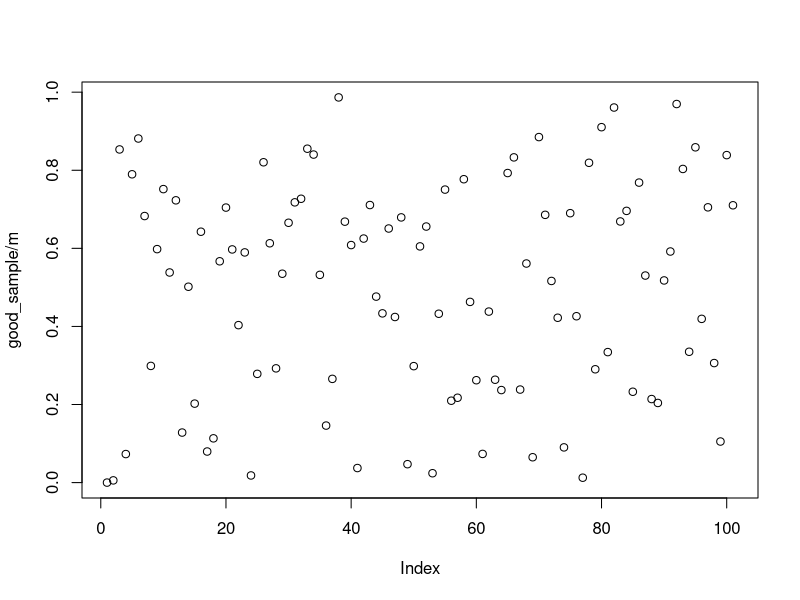
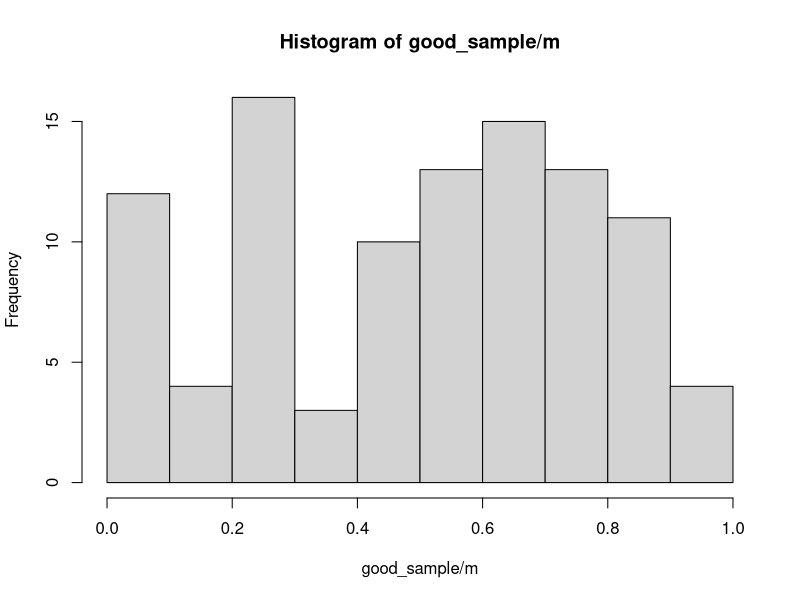
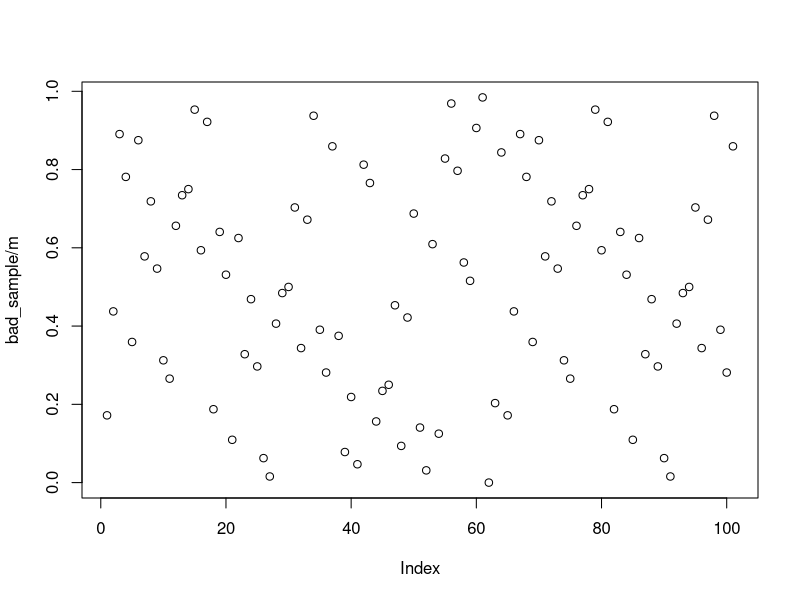
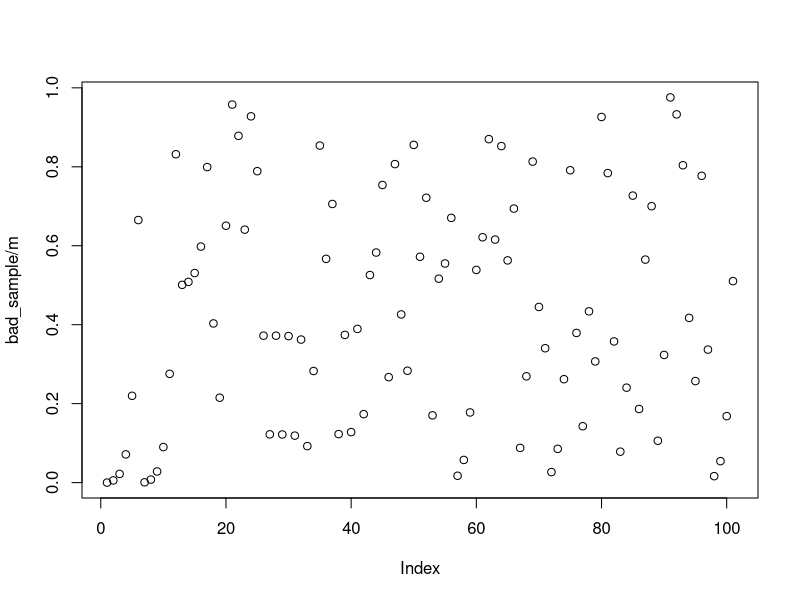
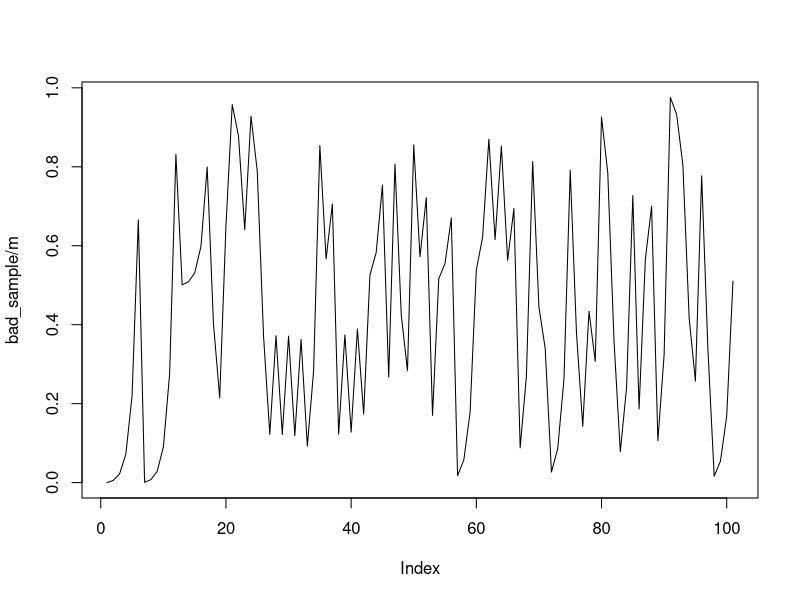
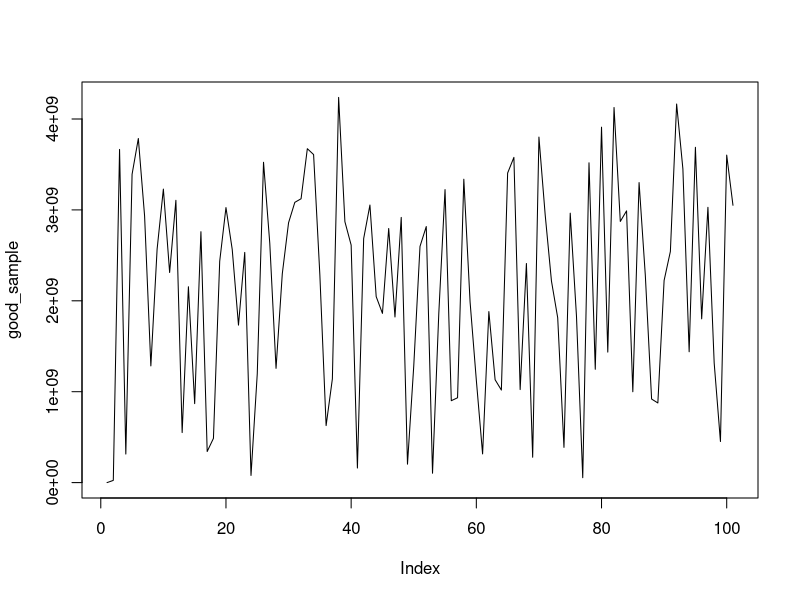
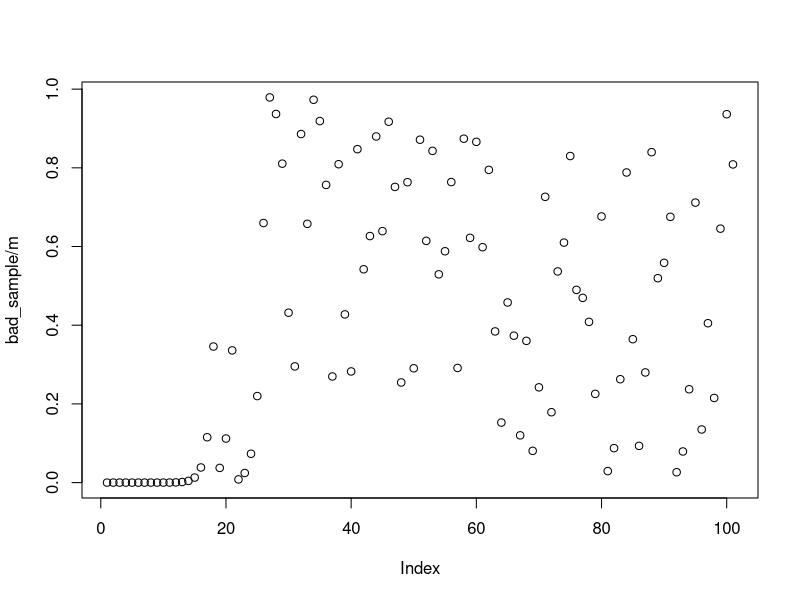
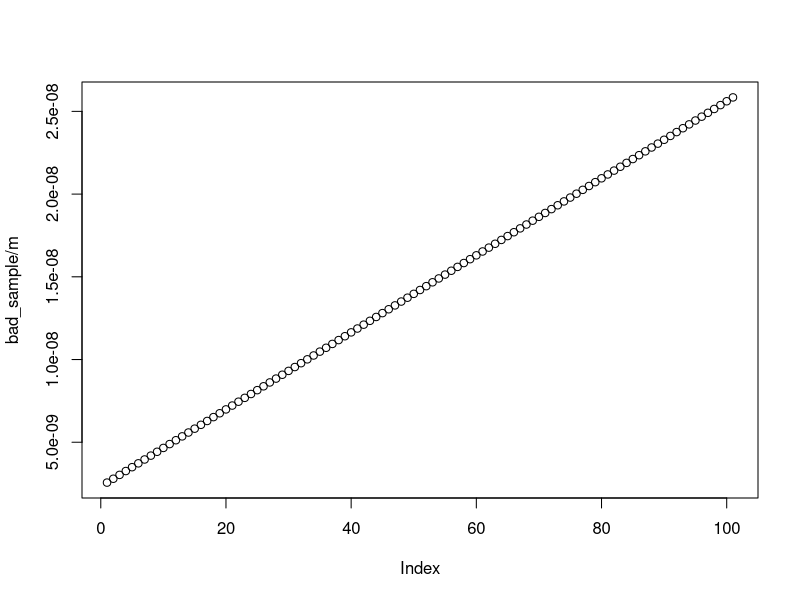

These figures' R source, in order: (Note: this script raises an error after producing the figures.)
# fonction générale qui accepte en entrée paramétres a, b, m, et un germe x0,
# et produit un nombre pseudoaléatoire selon un générateur congruentiel linéaire
gcl <- function(a, b, m, x0) (a*x0 + b) %% m #symbole modulo => %%

# taille de l'échantillon à produire
n <- 100



# bon choix de paramètres
m <- 2^32
a <- 69069
b <- 23606797

# choix du germe
x0 <- 11
# initialisation d'un vecteur vide qui contiendra l'échantillon obtenu
good_sample <- rep(0, n+1)
good_sample[1] <- x0
# exécution du générateur
for(i in 1:n){
  
  good_sample[i+1] <- gcl(a, b, m, good_sample[i])
  
}
# représentation graphique
plot(good_sample/m)
hist(good_sample/m)



# mauvais choix de paramétres (courte période -> répétition)
m <- 2^6
a <- 69069
b <- 23606797

# choix du germe
x0 <- 11
# initialisation d'un vecteur vide qui contiendra l'échantillon obtenu
bad_sample <- rep(0, n+1)
bad_sample[1] <- x0
# exécution du générateur
for(i in 1:n){
  
  bad_sample[i+1] <- gcl(a, b, m, bad_sample[i])
  
}
# représentation graphique
plot(bad_sample/m)



# mauvais choix de paramétres (a trop petit -> corrélation)
m <- 2^32
a <- 3
b <- 23606797

# choix du germe
x0 <- 11
# initialisation d'un vecteur vide qui contiendra l'échantillon obtenu
bad_sample <- rep(0, n+1)
bad_sample[1] <- x0
# exécution du générateur
for(i in 1:n){
  
  bad_sample[i+1] <- gcl(a, b, m, bad_sample[i])
  
}
# représentation graphique
plot(bad_sample/m)
plot(bad_sample/m, type="l")
plot(good_sample, type="l")



# trés mauvais choix de paramétres (a et b petits -> trés long avant de "mixer" é partir d'un petit germe)
m <- 2^32
a <- 3
b <- 1

# choix du germe
x0 <- 11
# initialisation d'un vecteur vide qui contiendra l'échantillon obtenu
bad_sample <- rep(0, n+1)
bad_sample[1] <- x0
# exécution du générateur
for(i in 1:n){
  
  bad_sample[i+1] <- gcl(a, b, m, bad_sample[i])
  
}
# représentation graphique
plot(bad_sample/m)



# trés mauvais choix de paramétres (a=1 -> suite affine)
m <- 2^32
a <- 1
b <- 1

# choix du germe
x0 <- 11
# initialisation d'un vecteur vide qui contiendra l'échantillon obtenu
bad_sample <- rep(0, n+1)
bad_sample[1] <- x0
# exécution du générateur
for(i in 1:n){
  
  bad_sample[i+1] <- gcl(a, b, m, bad_sample[i])
  
}
# représentation graphique
plot(bad_sample/m)



# trés mauvais choix de paramétres (état absorbant)
m <- 2^32
a <- 2
b <- 23606797

# choix du germe
x0 <- 11
# initialisation d'un vecteur vide qui contiendra l'échantillon obtenu
bad_sample <- rep(0, n+1)
bad_sample[1] <- x0
# exécution du générateur
for(i in 1:n){
  
  bad_sample[i+1] <- gcl(a, b, m, bad_sample[i])
  
}
# représentation graphique
plot(bad_sample/m)



# choix idéal (utilise MT19937)
set.seed(11111)
great_sample <- runif(n)
plot(great_sample)

# quelques test
hist(great_sample)
plot(ecdf(great_sample))
lines(c(0, 1), c(0, 1), col=2)
ks.test(great_sample, punif)



# exercice: écrivez (dans un nouve fichier .R) une fonction qui accepte en entrée les valeurs a, b, m,
# et qui calcule la période du GCL de paramétres a, b, m



period <- function(a,b,m){
  nombre <- rep(0, m+1)
  nombre[1] <- 0
  compte <- 1
  i <- 1
  while(compte <= m ){
    #print(compte)
    nombre[i+1] <- gcl(a, b, m, nombre[i])
    i <- i+1
    if(nombre[i]==0) {
      print(compte)
      stop("Non")
    }
    compte <- compte + 1
  }
  print(compte)
}
period(1,2,16)
period(5,1,16)
period(1,1,10)
